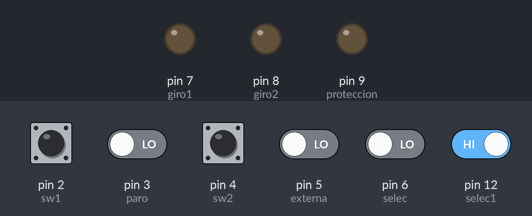
Bench run of a sketch on a simulated Arduino Uno, built with avr-gcc and run on an emulated ATmega328P. Shown: output pins drawn as LEDs (lit = HIGH). The test bench sets the inputs (shaded band); at power-on: pin 2 (sw1), pin 4 (sw2), pin 12 (selec1) HIGH, pin 3 (paro), pin 5 (externa), pin 6 (selec) LOW.

Above: at 1.2 s.
1.3 s: pin 2 (sw1) pulled LOW for 0.15 s
At 1.39 s:
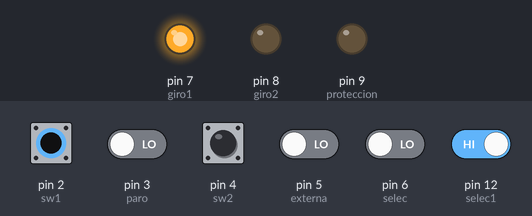
2.9 s: pin 3 (paro) driven HIGH
At 3.3 s:
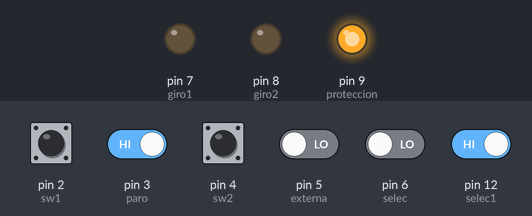
4.4 s: pin 4 (sw2) pulled LOW for 0.15 s
At 4.48 s:
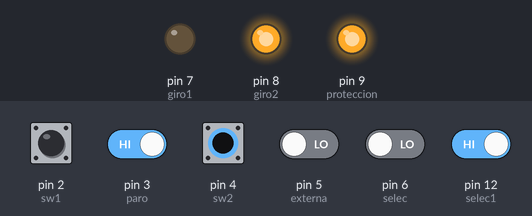
6.0 s: pin 12 (selec1) driven LOW
At 7.1 s:
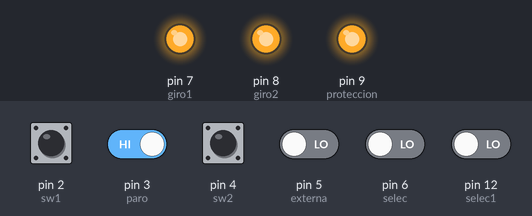
7.5 s: pin 12 (selec1) driven HIGH
At 8.2 s:
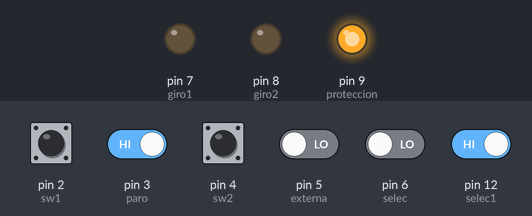
9.0 s: pin 2 (sw1) pulled LOW for 1 s
At 9.6 s:
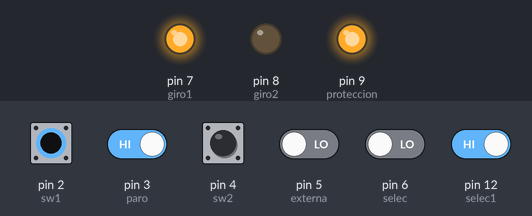
Timing chart, 0 to 12.0 s (numbered marks = the images above; inputs shaded):
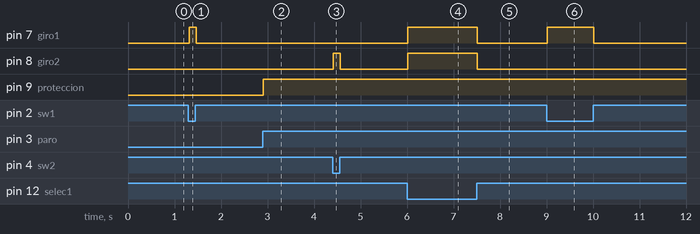

The sketch:

Porton_electrico1.2.ino
```cpp
#include <SoftwareSerial.h>
SoftwareSerial BTSerial(10, 11);
static unsigned int sw1 = 2; //switch límite del porton
static unsigned int paro = 3; // boton de paro de emergencia
static unsigned int sw2 = 4; //switch límite del porton
static unsigned int externa = 5; // accionamiento externo con otra señal, que puede ser de 110 VCA
static unsigned int giro1 = 7 ; // salida de giro
static unsigned int giro2 = 8 ; // salida de giro
static unsigned int proteccion =  9; // salida de protección, y para futuras mejoras
static unsigned int selec = 6 ; // opción 1 de seleccionar con que modo operará el sistema
static unsigned int selec1 = 12 ; // opción 2 de seleccionar con que modo operará el sistema
int Selec1 = 0;
int Selec = 0;
int serial = 0;
int Paro = 0;
int Sw1 = 0;
int Sw2 = 0;
int Externa = 0;
int Giro1 = 0;
int Giro2 = 0;
int Proteccion = 0;
void setup() {
  BTSerial.begin(9600);//Inicializar comunicacion
 pinMode(selec1, INPUT);
  pinMode(selec, INPUT);
  pinMode(paro, INPUT);
  pinMode(sw1, INPUT);
  pinMode(sw2, INPUT);
  pinMode(externa, INPUT);
  pinMode(giro1, OUTPUT);
  pinMode(proteccion, OUTPUT);
  pinMode(giro2, OUTPUT);
  digitalWrite (proteccion, LOW);
}
void loop() {
  Selec1 = digitalRead(selec1);
  Selec = digitalRead(selec);
  Paro = digitalRead(paro);
  Sw1 = digitalRead(sw1);
  Sw2 = digitalRead(sw2);
  Externa = digitalRead(externa);
  if (Paro == 1) // sentencia para el paro de emergencia
  {
    digitalWrite (proteccion, HIGH);
  } delay (10);

 while (BTSerial.available()) {    //pregunto sobre serial
    char data = (char)BTSerial.read();
   if ( data == 'H')
   { digitalWrite(serial, !digitalRead(serial)); // invierto de 0 a 1 o de 1 a 0
   }
  }
  if
  (!Selec1 and ((Selec and !serial and !Sw1) or ( !Selec and !Externa and !Sw1))) //lógica de selector en posición para usar el Bluetooth y/o entrada externa con switch límite #1
  //(!Externa and !Sw1)
  {
    Giro1 = 0;
  }
  else {
    Giro1 = 1;
  }
  if (!Selec1 and ((Selec and serial and !Sw2) or (!Selec and Externa and !Sw2))) //lógica de selector en posición para usar el Bluetooth y/o entrada externa con switch límite #2
  //(!Externa and !Sw1)
  //( Externa and !Sw2 )
  {
    Giro2 = 0;
  }
  else {
    Giro2 = 1;
  }

if (Selec1 and Sw1)  //posición selector para forzar Giro1

{
  Giro1 =0;
  }
if (Selec1 and Sw2) //posición selector para forzar Giro2


{
  Giro2 =0;
  }

  digitalWrite (giro2, Giro2);
  digitalWrite(giro1, Giro1);


}
```

Measured:
- after the input at 1.3 s, pin 7 (giro1): LOW → HIGH at once, → LOW 0.15 s later
- after the input at 2.9 s, pin 9 (proteccion): LOW → HIGH at once
- after the input at 4.4 s, pin 8 (giro2): LOW → HIGH at once, → LOW 0.15 s later
- after the input at 6.0 s, pin 7 (giro1), pin 8 (giro2): LOW → HIGH at once
- after the input at 7.5 s, pin 7 (giro1), pin 8 (giro2): HIGH → LOW at once
- after the input at 9.0 s, pin 7 (giro1): LOW → HIGH at once, → LOW 1.0 s later
